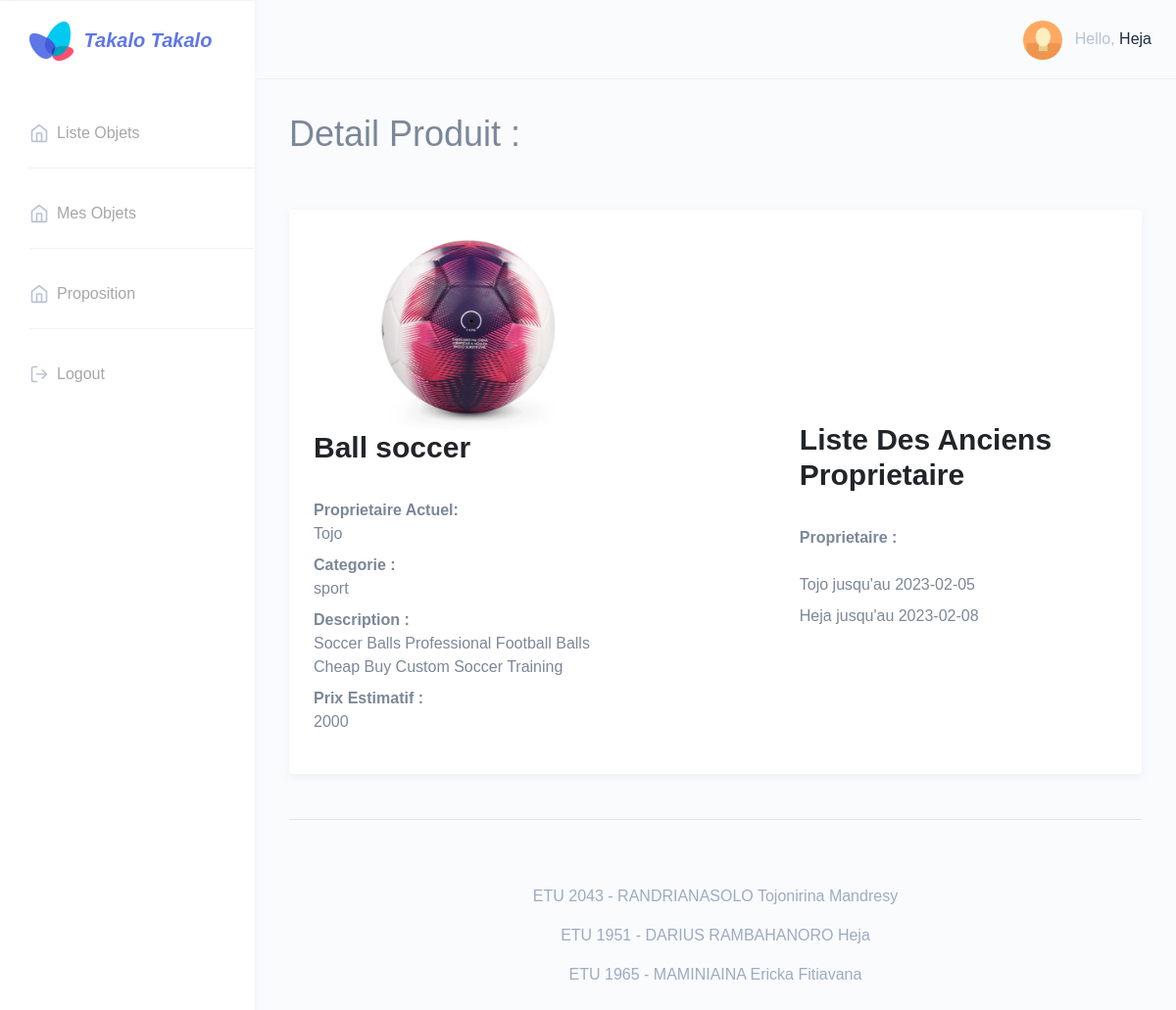
The app's page /Details/GetDetail/1 (signed in) with its own data.
### tables this page shows
CREATE TABLE objet(
    id_objet int AUTO_INCREMENT,
    id_categorie int,
    id_utilisateur int,
    titre VARCHAR(30),
    description VARCHAR(500),
    image VARCHAR(20),
    prix double,
    etat int,

    PRIMARY KEY (id_objet),
    FOREIGN KEY (id_categorie) REFERENCES categorie(id_categorie),
    FOREIGN KEY (id_utilisateur) REFERENCES utilisateur(id_utilisateur)

);

### application/views/template/template.php (called while the page is built, shortened)
<?php
	$this->load->view('template/header');
	$this->load->view($page);
?>

### application/controllers/Details.php (called while the page is built, shortened)
<?php
class Details extends CI_Controller {
    public function GetDetail($id_objet){
        $this->load->model('Objet');
        $this->load->model('Utilisateur');
        $this->load->model('Categorie');
        $detail=$this->Objet->GetObjet($id_objet);
        $utilisateur=$this->Utilisateur->getUtilisateur($detail['id_utilisateur']);
        $categorie=$this->Categorie->getCategorie($detail['id_categorie']);
        $data=array(
            'nom_categorie' => $categorie['nom'],
            'nom_utilisateur' => $utilisateur['nom'],
            'titre' => $detail['titre'],
            'description' => $detail['description'],
            'image' => $detail['image'],
            'prix' => $detail['prix'],
        );
        $liste_prop = $this->Objet->getAncienProp($id_objet);
        $data['page']='Details';
        $data['proprietaire']=$liste_prop;
		$this->load->view('template/template',$data);
    }
}

### index.php (called while the page is built, shortened)
<?php
require_once BASEPATH.'core/CodeIgniter.php';

### application/models/Objet.php (called while the page is built, shortened)
<?php
    class Objet extends CI_Model{
        public function GetObjet($id_objet = FALSE)
        {
            $query = $this->db->get_where('objet', array('id_objet' => $id_objet , 'etat'=>0));
            return $query->row_array();
        }
    }
?>

### application/views/Details.php (the view, shortened to what this page needs)
<h1>Detail Produit : </h1>
<br>
<br>
	 <div class="row">
	        <div class="col-12">
	            <div class="card">
	                <div class="card-body">
	                    <div class="row">
	                    	<div class="col-lg-5">
                                <center>
                                <img src="<?php echo base_url();?>/images/<?php echo $titre ?>.jpg" height="200px">
                                </center>
	                            <h2 class="card-title"><dt><?php echo $titre ; ?></dt></h2>
	                            <br>
	                            <dl>
	                                <dt>Proprietaire Actuel: </dt>
                                    <dd><?php echo $nom_utilisateur ; ?></dd>
	                                <dt>Categorie : </dt>
                                    <dd><?php echo $nom_categorie ; ?></dd>
	                                <dt>Description : </dt>
                                    <dd><?php echo $description ; ?></dd>
	                                <dt>Prix Estimatif : </dt>
                                    <dd><?php echo $prix ; ?></dd>
	                            </dl>
	                        </div>
	                        <div class="col-lg-2"></div>
	                        <div class="col-lg-5">
	                        	<br>
	                        	<br>
	                        	<br>
	                        	<br>
	                        	<br>
	                        	<br>
	                        	<br>
	                        	<br>
	                            <h2 class="card-title"><dt>Liste Des Anciens Proprietaire</dt></h2>
	                            <br>
	                            <dl>
	                                <dt>Proprietaire : </dt>
	                                <br>
	                                <?php for($i=0 ; $i<count($proprietaire) ;$i++) { ?>
	                                	<dd><?php echo $proprietaire[$i]['nom'] ?> jusqu'au <?php echo $proprietaire[$i]['date'] ?></dd>
	                                <?php } ?>
	                            </dl>
	                        </div>
	                    </div>
	                </div>
	            </div>
	        </div>
	    </div>
    <hr>

### records on screen
objet: titre (picture), titre "Ball soccer", description "Soccer Balls Professional Football Balls Cheap Buy Custom Soccer Training", prix "2000"

### other values on screen
$_SESSION['nom'] "Heja"
$nom_utilisateur "Tojo"
$nom_categorie "sport"
$proprietaire[$i]['nom'] "Tojo"
$proprietaire[$i]['date'] "2023-02-05"
$proprietaire[$i]['nom'] "Heja"
$proprietaire[$i]['date'] "2023-02-08"
